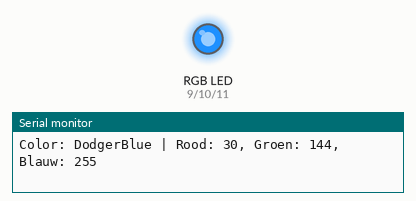
A sketch run on a simulated Arduino Uno, built with avr-gcc and run on an emulated ATmega328P. Shown: an RGB LED mixed from three pins (HIGH = lit), the last lines printed to the serial monitor. Dim RGB values are drawn brighter than linear.

Above: at 0.05 s.
At 3.15 s:
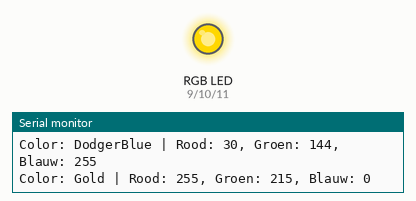
At 6.25 s:
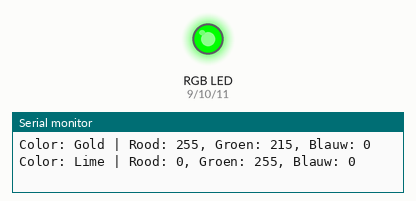
At 9.35 s:
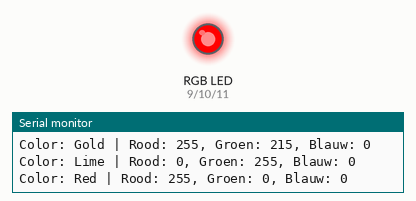
At 12.5 s:
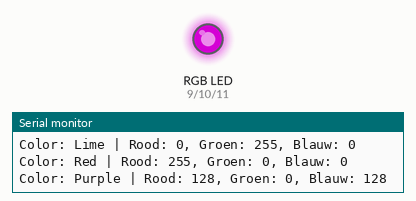
Timing chart, 0 to 16.3 s (numbered marks = the images above):
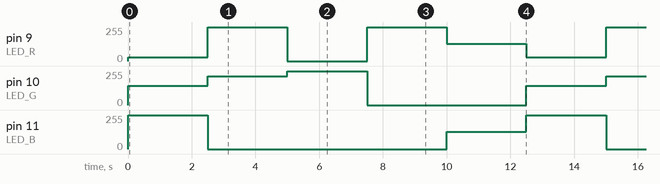

Measured:
- by itself, pin 9 (LED_R): repeats every 12.5 s: 255/255 2.5 s, 0/255 2.5 s, 255/255 2.5 s, 128/255 2.5 s, 30/255 2.5 s
- by itself, pin 10 (LED_G): repeats every 12.5 s: 215/255 2.5 s, 255/255 2.5 s, 0/255 5.0 s, 144/255 2.5 s
- by itself, pin 11 (LED_B): repeats every 12.5 s: 0/255 7.5 s, 128/255 2.5 s, 255/255 2.5 s

The sketch:

mikamonsma-808-fn-4x-led.ino
```cpp
// Define the pins of the LEDs
#define LED_R 9
#define LED_G 10
#define LED_B 11

//---------------------------------------------------------------------------------------------------

void setup() {
  Serial.begin(9600);
    pinMode(LED_R, OUTPUT) ;
    pinMode(LED_G, OUTPUT) ;
    pinMode(LED_B, OUTPUT) ;
}

//---------------------------------------------------------------------------------------------------

void loop() {
  // Arrays storing color names and corresponding RGB values
  String names[] = {"DodgerBlue", "Gold", "Lime", "Red", "Purple"};
  int rgb_rood[] = {30, 255, 0, 255, 128};
  int rgb_groen[] = {144, 215, 255, 0, 0};
  int rgb_blauw[] = {255, 0, 0, 0, 128};

  int amountColor = sizeof(names) / sizeof(names[0]); // Calculate the amount of colors

  // Loop through all color names and display them on the RGB LED
  for (int i = 0; i < amountColor; i++) {
    rgb_led(names[i], rgb_rood[i], rgb_groen[i], rgb_blauw[i]); // Set the RGB LED to the current color
    delay(2500);
  }
}

//---------------------------------------------------------------------------------------------------

void rgb_led(String naam, byte rgb_red, byte rgb_groen, byte rgb_blauw) {
  analogWrite(LED_R, rgb_red);
  analogWrite(LED_G, rgb_groen);
  analogWrite(LED_B, rgb_blauw);

  // Display the color name and corresponding RGB values on the serial monitor
  Serial.print("Color: " + naam );
  Serial.print(" | Rood: ");
  Serial.print(rgb_red);
  Serial.print(", Groen: ");
  Serial.print(rgb_groen);
  Serial.print(", Blauw: ");
  Serial.println(rgb_blauw);
}
```
